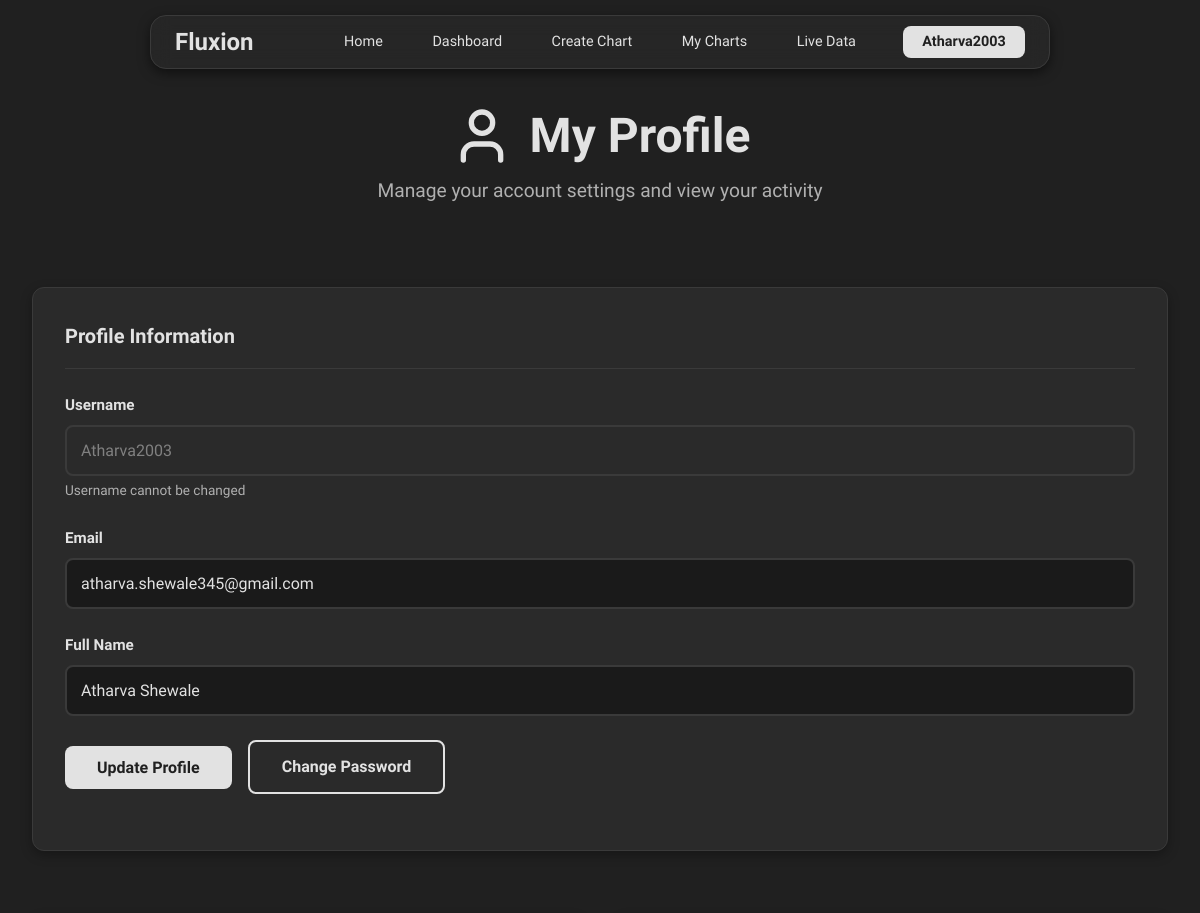
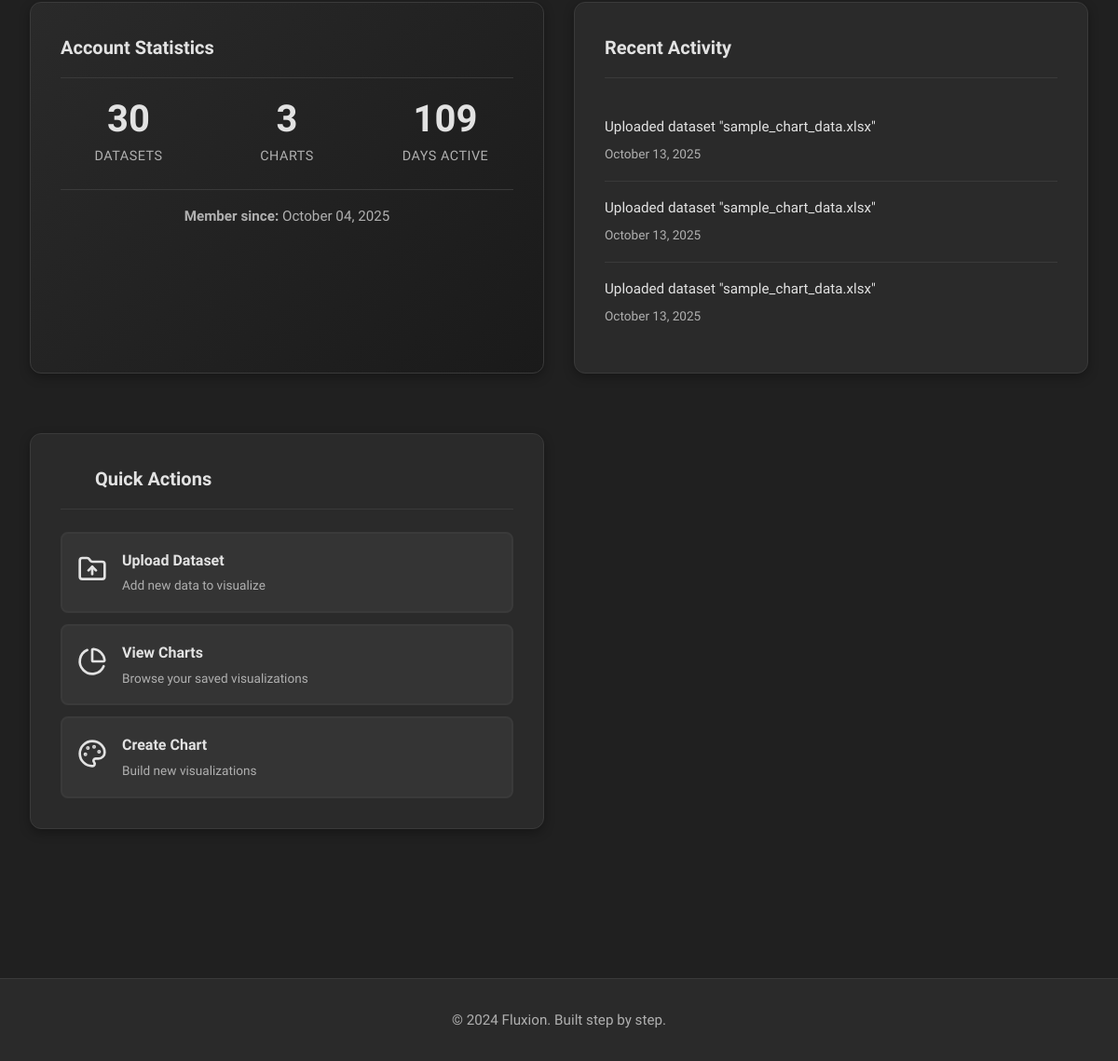
The app's page /profile (signed in) with its own data (2 pictures, top to bottom).
### models.py (models this page shows, shortened)
class User(UserMixin, db.Model):
    id = db.Column(db.Integer, primary_key=True)
    username = db.Column(db.String(80), unique=True, nullable=False)
    email = db.Column(db.String(120), unique=True, nullable=False)
    password_hash = db.Column(db.String(200), nullable=False)
    full_name = db.Column(db.String(100), nullable=True)
    created_at = db.Column(db.DateTime, default=datetime.utcnow)
    is_active = db.Column(db.Boolean, default=True)
    datasets = db.relationship('Dataset', backref='owner', lazy=True, cascade='all, delete-orphan')
    charts = db.relationship('Chart', backref='owner', lazy=True, cascade='all, delete-orphan')

### app.py (the view)
@app.route('/profile', methods=['GET', 'POST'])
@login_required
def profile():
    form = ProfileForm(current_user.email)
    if form.validate_on_submit():
        current_user.email = form.email.data
        current_user.full_name = form.full_name.data
        db.session.commit()
        flash('Your profile has been updated.', 'success')
        return redirect(url_for('profile'))
    elif request.method == 'GET':
        form.username.data = current_user.username
        form.email.data = current_user.email
        form.full_name.data = current_user.full_name
    days_since_joined = (datetime.utcnow() - current_user.created_at).days
    recent_activity = []
    if current_user.datasets:
        for dataset in current_user.datasets[-3:]:
            recent_activity.append({
                'icon': '📊',
                'text': f'Uploaded dataset "{dataset.original_filename}"',
                'time': dataset.upload_date.strftime('%B %d, %Y'),
            })
    return render_template('auth/profile.html',
                           form=form,
                           days_since_joined=days_since_joined,
                           recent_activity=recent_activity)

### forms.py (shortened to what this page needs)
class ProfileForm(FlaskForm):
    username = StringField('Username', validators=[
        DataRequired(),
        Length(min=3, max=20)
    ], render_kw={'readonly': True})  # Username not editable
    email = StringField('Email', validators=[
        DataRequired(),
        Email()
    ])
    full_name = StringField('Full Name', validators=[
        Length(max=100)
    ])
    submit = SubmitField('Update Profile')
    def __init__(self, original_email, *args, **kwargs):
        super(ProfileForm, self).__init__(*args, **kwargs)
        self.original_email = original_email

### app.py (called while the page is built)
@login_manager.user_loader
def load_user(user_id):
    return User.query.get(int(user_id))

### templates/auth/profile.html (shortened to what this page needs)
{% extends "base.html" %}
{% block content %}
<div class="container">
    <div class="profile-header">
        <h1>
            My Profile
        </h1>
        <p>Manage your account settings and view your activity</p>
    </div>
    <div class="profile-grid">
        <div class="card profile-card">
            <div class="card-header">
                <h3 class="card-title">
                    Profile Information
                </h3>
            </div>
            <form method="POST" class="profile-form">
                <div class="form-group">
                    {{ form.username.label(class="form-label") }}
                    {{ form.username(class="form-control", readonly=true) }}
                    <small class="form-help">Username cannot be changed</small>
                </div>
                <div class="form-group">
                    {{ form.email.label(class="form-label") }}
                    {{ form.email(class="form-control" + (" error" if form.email.errors else "")) }}
                </div>
                <div class="form-group">
                    {{ form.full_name.label(class="form-label") }}
                    {{ form.full_name(class="form-control" + (" error" if form.full_name.errors else "")) }}
                </div>
                <div class="form-group">
                    {{ form.submit(class="btn btn-primary") }}
                    <a href="{{ url_for('change_password') }}" class="btn btn-secondary">
                        Change Password
                    </a>
                </div>
            </form>
        </div>
        <div class="card stats-card">
            <div class="card-header">
                <h3 class="card-title">
                Account Statistics
                </h3>
            </div>
            <div class="stats-grid">
                <div class="stat-item">
                    <div class="stat-number">{{ current_user.datasets|length }}</div>
                    <div class="stat-label">Datasets</div>
                </div>
                <div class="stat-item">
                    <div class="stat-number">{{ current_user.charts|length }}</div>
                    <div class="stat-label">Charts</div>
                </div>
                <div class="stat-item">
                    <div class="stat-number">{{ days_since_joined }}</div>
                    <div class="stat-label">Days Active</div>
                </div>
            </div>
            <div class="member-since">
                <p><strong>Member since:</strong> {{ current_user.created_at.strftime('%B %d, %Y') }}</p>
            </div>
        </div>
        <div class="card activity-card">
            <div class="card-header">
                <h3 class="card-title">
                   Recent Activity
                </h3>
            </div>
            <div class="activity-list">
                {% if recent_activity %}
                    {% for activity in recent_activity %}
                        <div class="activity-item">
                            <div class="activity-content">
                                <p class="activity-text">{{ activity.text }}</p>
                                <span class="activity-time">{{ activity.time }}</span>
                            </div>
                        </div>
                    {% endfor %}
                {% endif %}
            </div>
        </div>
        <div class="card actions-card">
            <div class="card-header">
                <h3 class="card-title">
                    <svg class="icon icon-md"></svg>
                    Quick Actions
                </h3>
            </div>
            <div class="actions-list">
                <a href="{{ url_for('dashboard') }}" class="action-button">
                    <div class="action-icon">
                    </div>
                    <div class="action-content">
                        <h4>Upload Dataset</h4>
                        <p>Add new data to visualize</p>
                    </div>
                </a>
                <a href="{{ url_for('charts') }}" class="action-button">
                    <div class="action-icon">
                    </div>
                    <div class="action-content">
                        <h4>View Charts</h4>
                        <p>Browse your saved visualizations</p>
                    </div>
                </a>
                <a href="{{ url_for('create_chart') }}" class="action-button">
                    <div class="action-icon">
                    </div>
                    <div class="action-content">
                        <h4>Create Chart</h4>
                        <p>Build new visualizations</p>
                    </div>
                </a>
            </div>
        </div>
    </div>
</div>
{% endblock %}
{% block extra_css %}
<link rel="stylesheet" href="{{ url_for('static', filename='css/profile.css') }}">
{% endblock %}

### templates/base.html (shortened to what this page needs)
<!DOCTYPE html>
<html lang="en">
<head>
    <link rel="stylesheet" href="{{ url_for('static', filename='css/base.css') }}">
    {% block extra_css %}{% endblock %}
</head>
<body>
    <div class="navbar-container">
        <div class="navbar-logo">
            <a href="{{ url_for('landing') }}">
                <h3>Fluxion</h3>
            </a>
        </div>
        <nav class="navbar-center">
            <ul class="navbar-links">
                <li><a href="{{ url_for('landing') }}" class="{% if request.endpoint == 'landing' %}active{% endif %}">Home</a></li>
                {% if current_user.is_authenticated %}
                    <li><a href="{{ url_for('dashboard') }}" class="{% if request.endpoint == 'dashboard' %}active{% endif %}">Dashboard</a></li>
                    <li><a href="{{ url_for('create_chart') }}" class="{% if request.endpoint == 'create_chart' %}active{% endif %}">Create Chart</a></li>
                    <li><a href="{{ url_for('charts') }}" class="{% if request.endpoint == 'charts' %}active{% endif %}">My Charts</a></li>
                    <li><a href="{{ url_for('live_data') }}" class="{% if request.endpoint == 'live_data' %}active{% endif %}">Live Data</a></li>
                {% endif %}
            </ul>
        </nav>
        <div class="navbar-profile">
            {% if current_user.is_authenticated %}
                <div class="navbar-user">
                    <button class="user-btn" onclick="toggleUserMenu()">
                        <span class="user-name">{{ current_user.username }}</span>
                    </button>
                </div>
            {% else %}
                <div class="navbar-auth">
                    <a href="{{ url_for('login') }}" class="auth-btn login-btn">Login</a>
                    <a href="{{ url_for('signup') }}" class="auth-btn signup-btn">Sign Up</a>
                </div>
            {% endif %}
        </div>
    </div>
    <main class="main-content">
        {% block content %}{% endblock %}
    </main>
    <footer class="footer">
        <div class="footer-container">
            <p>&copy; 2024 Fluxion. Built step by step.</p>
        </div>
    </footer>
</body>
</html>

### static/css/base.css (style rules this page uses)
* { margin: 0; padding: 0; box-sizing: border-box; }
:root { --primary-bg: #202020; --secondary-bg: #2a2a2a; --primary-color: #E2E2E2; --text-dark: #E2E2E2; --text-light: #b0b0b0; --white: #202020; --border-radius: 8px; --border-radius-lg: 12px; }
body { font-family: 'Bricolage Grotesque', sans-serif; background-color: #202020; color: var(--text-dark); line-height: 1.6; font-weight: 400; }
.navbar-container { position: fixed; top: 15px; left: 50%; transform: translateX(-50%); width: 75%; max-width: 1200px; background: rgba(42, 42, 42, 0.651); backdrop-filter: blur(10px); -webkit-backdrop-filter: blur(10px); padding: 0.5rem 1.5rem; box-shadow: 0 4px 12px rgba(0, 0, 0, 0.5); border: 1px solid #3a3a3a; border-radius: 16px; z-index: 1000; transition: all 0.3s ease; display: grid; grid-template-columns: 1fr 2fr 1fr; align-items: center; gap: 1rem; }
.navbar-logo { display: flex; align-items: center; justify-content: flex-start; }
.navbar-logo h3 { display: inline-block; line-height: 0; margin-top: 15px; color: #E2E2E2; }
.navbar-center { display: flex; justify-content: center; }
.navbar-links { list-style: none; display: flex; gap: 1.5rem; margin: 0; padding: 0; align-items: center; }
.navbar-links li { margin: 0; }
.navbar-links li a { text-decoration: none; font-size: 0.9rem; font-weight: 500; color: #E2E2E2; padding: 0.4rem 0.8rem; border-radius: 8px; transition: all 0.3s ease; display: block; white-space: nowrap; }
.navbar-profile { display: flex; align-items: center; justify-content: flex-end; }
.navbar-user { position: relative; }
.user-btn { background: #E2E2E2; color: #202020; border: none; padding: 0.45rem 1.2rem; border-radius: 8px; font-weight: 600; font-size: 0.9rem; cursor: pointer; font-family: inherit; transition: all 0.3s ease; display: flex; align-items: center; gap: 0.5rem; white-space: nowrap; }
.user-name { font-size: 0.9rem; }
.main-content { min-height: calc(100vh - 140px); padding: 2rem 0; }
.container { max-width: 1200px; margin: 0 auto; padding: 0 2rem; }
h1 { font-size: 3rem; font-weight: 700; color: #E2E2E2; margin-bottom: 1rem; line-height: 1.2; }
h3 { font-size: 1.5rem; font-weight: 600; color: #E2E2E2; margin-bottom: 0.75rem; }
p { color: #b0b0b0; margin-bottom: 1rem; font-size: 1.1rem; }
.btn { display: inline-block; padding: 0.75rem 2rem; border-radius: var(--border-radius); text-decoration: none; font-weight: 600; font-size: 1rem; border: none; cursor: pointer; transition: all 0.2s ease; font-family: inherit; }
.btn-primary { background-color: #E2E2E2; color: #202020; }
.btn-secondary { background-color: #2a2a2a; color: #E2E2E2; border: 2px solid #E2E2E2; }
.card { background: #2a2a2a; border-radius: var(--border-radius-lg); box-shadow: 0 4px 12px rgba(0, 0, 0, 0.3); border: 1px solid #3a3a3a; padding: 2rem; margin-bottom: 2rem; transition: all 0.2s ease; }
.card-header { border-bottom: 1px solid #3a3a3a; padding-bottom: 1rem; margin-bottom: 1.5rem; }
.card-title { font-size: 1.25rem; font-weight: 600; color: #E2E2E2; margin: 0; }
.footer { background: #2a2a2a; border-top: 1px solid #3a3a3a; padding: 2rem 0; margin-top: 4rem; }
.footer-container { max-width: 1200px; margin: 0 auto; text-align: center; padding: 0 2rem; }
.footer p { color: #b0b0b0; margin: 0; font-size: 0.95rem; }

### records on screen
User: username "Atharva2003", email "atharva.shewale345@gmail.com", full_name "Atharva Shewale", created_at "October 04, 2025"

### other values on screen
{{ current_user.datasets|length }} "30"
{{ current_user.charts|length }} "3"
{{ activity.text }} "Uploaded dataset \"sample_chart_data.xlsx\"" "Uploaded dataset \"sample_chart_data.xlsx\"" "Uploaded dataset \"sample_chart_data.xlsx\""
{{ activity.time }} "October 13, 2025" "October 13, 2025" "October 13, 2025"
